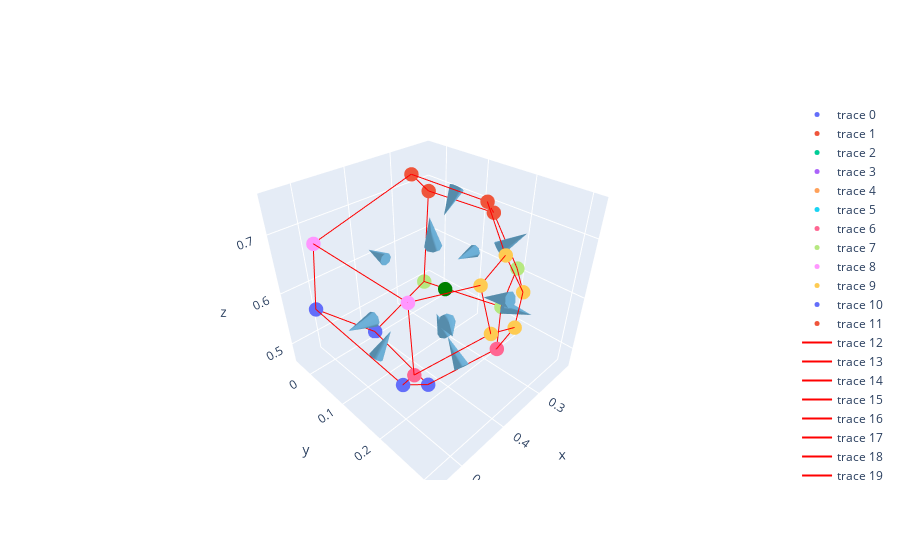

The notebook cell this image was saved under:
### Markdown cell above
### 1. Берём первые 3 координаты
### 2. Считаем нормальный вектор
### 3. Смещаем координаты по нормальному вектору

### Code cell
# Define the vectors
vectors = normals_for_faces('1') # Example vectors

# Create traces for points, lines, and vectors
traces = []
for points in coords['1']:
    x, y, z = zip(*points)
    trace_points = go.Scatter3d(x=x, y=y, z=z, mode='markers', marker=dict(size=5))
    traces.append(trace_points)


for edge in edges['1']:
    x, y, z = zip(*edge)
    trace_lines = go.Scatter3d(x=x, y=y, z=z, mode='lines', line=dict(color='red', width=2))
    traces.append(trace_lines)

for vector in vectors:
    x, y, z, u, v, w = vector
    trace_vector = go.Cone(x=[x], y=[y], z=[z], u=[u], v=[v], w=[w], showscale=False, colorscale='Blues', sizemode='absolute', sizeref=0.05)
    traces.append(trace_vector)

trace_point = go.Scatter3d(x=[0.36866584416975], y=[0.15809395071000001],z=[0.6171869799346],mode = 'markers',
                           marker=dict(size=5,color='green'))

traces.append(trace_point)

# Create the figure
fig = go.Figure(data=traces)

# Set layout options
fig.update_layout(scene=dict(aspectmode='data'))

# Show the interactive plot
fig.show()

### Figure 1 — Plotly figure (JSON) as saved in the notebook; plotly's stock layout.template omitted (floating-point values rounded to 4 significant figures)
{"data": [{"marker": {"size": 5}, "mode": "markers", "type": "scatter3d", "x": [0.2658, 0.4031, 0.5209, 0.5051, 0.2941, 0.2516], "y": [0, 0, 0, 0, 0, 0], "z": [0.5192, 0.4702, 0.5778, 0.6858, 0.7353, 0.6959]}, {"marker": {"size": 5}, "mode": "markers", "type": "scatter3d", "x": [0.3482, 0.3215, 0.246, 0.2434, 0.2743], "y": [0.256, 0.2766, 0.2122, 0.1498, 0.1586], "z": [0.7034, 0.6432, 0.6249, 0.6989, 0.7281]}, {"marker": {"size": 5}, "mode": "markers", "type": "scatter3d", "x": [0.3276, 0.2534, 0.246, 0.3215, 0.355], "y": [0.2442, 0.193, 0.2122, 0.2766, 0.291], "z": [0.525, 0.5456, 0.6249, 0.6432, 0.6064]}, {"marker": {"size": 5}, "mode": "markers", "type": "scatter3d", "x": [0.4923, 0.5051, 0.409, 0.4112], "y": [0.2061, 0.2289, 0.2873, 0.264], "z": [0.6733, 0.574, 0.6226, 0.688]}, {"marker": {"size": 5}, "mode": "markers", "type": "scatter3d", "x": [0.5051, 0.4923, 0.5051, 0.5209, 0.5106], "y": [0.2289, 0.2061, 0, 0, 0.209], "z": [0.574, 0.6733, 0.6858, 0.5778, 0.5463]}, {"marker": {"size": 5}, "mode": "markers", "type": "scatter3d", "x": [0.3276, 0.2534, 0.2658, 0.4031, 0.4351], "y": [0.2442, 0.193, 0, 0, 0.1851], "z": [0.525, 0.5456, 0.5192, 0.4702, 0.4798]}, {"marker": {"size": 5}, "mode": "markers", "type": "scatter3d", "x": [0.5051, 0.409, 0.355, 0.3276, 0.4351, 0.5106], "y": [0.2289, 0.2873, 0.291, 0.2442, 0.1851, 0.209], "z": [0.574, 0.6226, 0.6064, 0.525, 0.4798, 0.5463]}, {"marker": {"size": 5}, "mode": "markers", "type": "scatter3d", "x": [0.2658, 0.2534, 0.246, 0.2434, 0.2516], "y": [0, 0.193, 0.2122, 0.1498, 0], "z": [0.5192, 0.5456, 0.6249, 0.6989, 0.6959]}, {"marker": {"size": 5}, "mode": "markers", "type": "scatter3d", "x": [0.5051, 0.4923, 0.4112, 0.3482, 0.2743, 0.2941], "y": [0, 0.2061, 0.264, 0.256, 0.1586, 0], "z": [0.6858, 0.6733, 0.688, 0.7034, 0.7281, 0.7353]}, {"marker": {"size": 5}, "mode": "markers", "type": "scatter3d", "x": [0.3215, 0.355, 0.409, 0.4112, 0.3482], "y": [0.2766, 0.291, 0.2873, 0.264, 0.256], "z": [0.6432, 0.6064, 0.6226, 0.688, 0.7034]}, {"marker": {"size": 5}, "mode": "markers", "type": "scatter3d", "x": [0.4031, 0.5209, 0.5106, 0.4351], "y": [0, 0, 0.209, 0.1851], "z": [0.4702, 0.5778, 0.5463, 0.4798]}, {"marker": {"size": 5}, "mode": "markers", "type": "scatter3d", "x": [0.2434, 0.2743, 0.2941, 0.2516], "y": [0.1498, 0.1586, 0, 0], "z": [0.6989, 0.7281, 0.7353, 0.6959]}, {"line": {"color": "red", "width": 2}, "mode": "lines", "type": "scatter3d", "x": [0.2658, 0.4031], "y": [0, 0], "z": [0.5192, 0.4702]}, {"line": {"color": "red", "width": 2}, "mode": "lines", "type": "scatter3d", "x": [0.4031, 0.5209], "y": [0, 0], "z": [0.4702, 0.5778]}, {"line": {"color": "red", "width": 2}, "mode": "lines", "type": "scatter3d", "x": [0.5209, 0.5051], "y": [0, 0], "z": [0.5778, 0.6858]}, {"line": {"color": "red", "width": 2}, "mode": "lines", "type": "scatter3d", "x": [0.5051, 0.2941], "y": [0, 0], "z": [0.6858, 0.7353]}, {"line": {"color": "red", "width": 2}, "mode": "lines", "type": "scatter3d", "x": [0.2941, 0.2516], "y": [0, 0], "z": [0.7353, 0.6959]}, {"line": {"color": "red", "width": 2}, "mode": "lines", "type": "scatter3d", "x": [0.2516, 0.2658], "y": [0, 0], "z": [0.6959, 0.5192]}, {"line": {"color": "red", "width": 2}, "mode": "lines", "type": "scatter3d", "x": [0.3482, 0.3215], "y": [0.256, 0.2766], "z": [0.7034, 0.6432]}, {"line": {"color": "red", "width": 2}, "mode": "lines", "type": "scatter3d", "x": [0.3215, 0.246], "y": [0.2766, 0.2122], "z": [0.6432, 0.6249]}, {"line": {"color": "red", "width": 2}, "mode": "lines", "type": "scatter3d", "x": [0.246, 0.2434], "y": [0.2122, 0.1498], "z": [0.6249, 0.6989]}, {"line": {"color": "red", "width": 2}, "mode": "lines", "type": "scatter3d", "x": [0.2434, 0.2743], "y": [0.1498, 0.1586], "z": [0.6989, 0.7281]}, {"line": {"color": "red", "width": 2}, "mode": "lines", "type": "scatter3d", "x": [0.2743, 0.3482], "y": [0.1586, 0.256], "z": [0.7281, 0.7034]}, {"line": {"color": "red", "width": 2}, "mode": "lines", "type": "scatter3d", "x": [0.3276, 0.2534], "y": [0.2442, 0.193], "z": [0.525, 0.5456]}, {"line": {"color": "red", "width": 2}, "mode": "lines", "type": "scatter3d", "x": [0.2534, 0.246], "y": [0.193, 0.2122], "z": [0.5456, 0.6249]}, {"line": {"color": "red", "width": 2}, "mode": "lines", "type": "scatter3d", "x": [0.3215, 0.246], "y": [0.2766, 0.2122], "z": [0.6432, 0.6249]}, {"line": {"color": "red", "width": 2}, "mode": "lines", "type": "scatter3d", "x": [0.3215, 0.355], "y": [0.2766, 0.291], "z": [0.6432, 0.6064]}, {"line": {"color": "red", "width": 2}, "mode": "lines", "type": "scatter3d", "x": [0.355, 0.3276], "y": [0.291, 0.2442], "z": [0.6064, 0.525]}, {"line": {"color": "red", "width": 2}, "mode": "lines", "type": "scatter3d", "x": [0.4923, 0.5051], "y": [0.2061, 0.2289], "z": [0.6733, 0.574]}, {"line": {"color": "red", "width": 2}, "mode": "lines", "type": "scatter3d", "x": [0.5051, 0.409], "y": [0.2289, 0.2873], "z": [0.574, 0.6226]}, {"line": {"color": "red", "width": 2}, "mode": "lines", "type": "scatter3d", "x": [0.409, 0.4112], "y": [0.2873, 0.264], "z": [0.6226, 0.688]}, {"line": {"color": "red", "width": 2}, "mode": "lines", "type": "scatter3d", "x": [0.4112, 0.4923], "y": [0.264, 0.2061], "z": [0.688, 0.6733]}, {"line": {"color": "red", "width": 2}, "mode": "lines", "type": "scatter3d", "x": [0.4923, 0.5051], "y": [0.2061, 0.2289], "z": [0.6733, 0.574]}, {"line": {"color": "red", "width": 2}, "mode": "lines", "type": "scatter3d", "x": [0.4923, 0.5051], "y": [0.2061, 0], "z": [0.6733, 0.6858]}, {"line": {"color": "red", "width": 2}, "mode": "lines", "type": "scatter3d", "x": [0.5209, 0.5051], "y": [0, 0], "z": [0.5778, 0.6858]}, {"line": {"color": "red", "width": 2}, "mode": "lines", "type": "scatter3d", "x": [0.5209, 0.5106], "y": [0, 0.209], "z": [0.5778, 0.5463]}, {"line": {"color": "red", "width": 2}, "mode": "lines", "type": "scatter3d", "x": [0.5106, 0.5051], "y": [0.209, 0.2289], "z": [0.5463, 0.574]}, {"line": {"color": "red", "width": 2}, "mode": "lines", "type": "scatter3d", "x": [0.3276, 0.2534], "y": [0.2442, 0.193], "z": [0.525, 0.5456]}, {"line": {"color": "red", "width": 2}, "mode": "lines", "type": "scatter3d", "x": [0.2534, 0.2658], "y": [0.193, 0], "z": [0.5456, 0.5192]}, {"line": {"color": "red", "width": 2}, "mode": "lines", "type": "scatter3d", "x": [0.2658, 0.4031], "y": [0, 0], "z": [0.5192, 0.4702]}, {"line": {"color": "red", "width": 2}, "mode": "lines", "type": "scatter3d", "x": [0.4031, 0.4351], "y": [0, 0.1851], "z": [0.4702, 0.4798]}, {"line": {"color": "red", "width": 2}, "mode": "lines", "type": "scatter3d", "x": [0.4351, 0.3276], "y": [0.1851, 0.2442], "z": [0.4798, 0.525]}, {"line": {"color": "red", "width": 2}, "mode": "lines", "type": "scatter3d", "x": [0.5051, 0.409], "y": [0.2289, 0.2873], "z": [0.574, 0.6226]}, {"line": {"color": "red", "width": 2}, "mode": "lines", "type": "scatter3d", "x": [0.409, 0.355], "y": [0.2873, 0.291], "z": [0.6226, 0.6064]}, {"line": {"color": "red", "width": 2}, "mode": "lines", "type": "scatter3d", "x": [0.355, 0.3276], "y": [0.291, 0.2442], "z": [0.6064, 0.525]}, {"line": {"color": "red", "width": 2}, "mode": "lines", "type": "scatter3d", "x": [0.4351, 0.3276], "y": [0.1851, 0.2442], "z": [0.4798, 0.525]}, {"line": {"color": "red", "width": 2}, "mode": "lines", "type": "scatter3d", "x": [0.4351, 0.5106], "y": [0.1851, 0.209], "z": [0.4798, 0.5463]}, {"line": {"color": "red", "width": 2}, "mode": "lines", "type": "scatter3d", "x": [0.5106, 0.5051], "y": [0.209, 0.2289], "z": [0.5463, 0.574]}, {"line": {"color": "red", "width": 2}, "mode": "lines", "type": "scatter3d", "x": [0.2534, 0.2658], "y": [0.193, 0], "z": [0.5456, 0.5192]}, {"line": {"color": "red", "width": 2}, "mode": "lines", "type": "scatter3d", "x": [0.2534, 0.246], "y": [0.193, 0.2122], "z": [0.5456, 0.6249]}, {"line": {"color": "red", "width": 2}, "mode": "lines", "type": "scatter3d", "x": [0.246, 0.2434], "y": [0.2122, 0.1498], "z": [0.6249, 0.6989]}, {"line": {"color": "red", "width": 2}, "mode": "lines", "type": "scatter3d", "x": [0.2434, 0.2516], "y": [0.1498, 0], "z": [0.6989, 0.6959]}, {"line": {"color": "red", "width": 2}, "mode": "lines", "type": "scatter3d", "x": [0.2516, 0.2658], "y": [0, 0], "z": [0.6959, 0.5192]}, {"line": {"color": "red", "width": 2}, "mode": "lines", "type": "scatter3d", "x": [0.4923, 0.5051], "y": [0.2061, 0], "z": [0.6733, 0.6858]}, {"line": {"color": "red", "width": 2}, "mode": "lines", "type": "scatter3d", "x": [0.4112, 0.4923], "y": [0.264, 0.2061], "z": [0.688, 0.6733]}, {"line": {"color": "red", "width": 2}, "mode": "lines", "type": "scatter3d", "x": [0.4112, 0.3482], "y": [0.264, 0.256], "z": [0.688, 0.7034]}, {"line": {"color": "red", "width": 2}, "mode": "lines", "type": "scatter3d", "x": [0.2743, 0.3482], "y": [0.1586, 0.256], "z": [0.7281, 0.7034]}, {"line": {"color": "red", "width": 2}, "mode": "lines", "type": "scatter3d", "x": [0.2743, 0.2941], "y": [0.1586, 0], "z": [0.7281, 0.7353]}, {"line": {"color": "red", "width": 2}, "mode": "lines", "type": "scatter3d", "x": [0.5051, 0.2941], "y": [0, 0], "z": [0.6858, 0.7353]}, {"line": {"color": "red", "width": 2}, "mode": "lines", "type": "scatter3d", "x": [0.3215, 0.355], "y": [0.2766, 0.291], "z": [0.6432, 0.6064]}, {"line": {"color": "red", "width": 2}, "mode": "lines", "type": "scatter3d", "x": [0.409, 0.355], "y": [0.2873, 0.291], "z": [0.6226, 0.6064]}, {"line": {"color": "red", "width": 2}, "mode": "lines", "type": "scatter3d", "x": [0.409, 0.4112], "y": [0.2873, 0.264], "z": [0.6226, 0.688]}, {"line": {"color": "red", "width": 2}, "mode": "lines", "type": "scatter3d", "x": [0.4112, 0.3482], "y": [0.264, 0.256], "z": [0.688, 0.7034]}, {"line": {"color": "red", "width": 2}, "mode": "lines", "type": "scatter3d", "x": [0.3482, 0.3215], "y": [0.256, 0.2766], "z": [0.7034, 0.6432]}, {"line": {"color": "red", "width": 2}, "mode": "lines", "type": "scatter3d", "x": [0.4031, 0.5209], "y": [0, 0], "z": [0.4702, 0.5778]}, {"line": {"color": "red", "width": 2}, "mode": "lines", "type": "scatter3d", "x": [0.5209, 0.5106], "y": [0, 0.209], "z": [0.5778, 0.5463]}, {"line": {"color": "red", "width": 2}, "mode": "lines", "type": "scatter3d", "x": [0.4351, 0.5106], "y": [0.1851, 0.209], "z": [0.4798, 0.5463]}, {"line": {"color": "red", "width": 2}, "mode": "lines", "type": "scatter3d", "x": [0.4031, 0.4351], "y": [0, 0.1851], "z": [0.4702, 0.4798]}, {"line": {"color": "red", "width": 2}, "mode": "lines", "type": "scatter3d", "x": [0.2434, 0.2743], "y": [0.1498, 0.1586], "z": [0.6989, 0.7281]}, {"line": {"color": "red", "width": 2}, "mode": "lines", "type": "scatter3d", "x": [0.2743, 0.2941], "y": [0.1586, 0], "z": [0.7281, 0.7353]}, {"line": {"color": "red", "width": 2}, "mode": "lines", "type": "scatter3d", "x": [0.2941, 0.2516], "y": [0, 0], "z": [0.7353, 0.6959]}, {"line": {"color": "red", "width": 2}, "mode": "lines", "type": "scatter3d", "x": [0.2434, 0.2516], "y": [0.1498, 0], "z": [0.6989, 0.6959]}, {"colorscale": [[0, "rgb(247,251,255)"], [0.125, "rgb(222,235,247)"], [0.25, "rgb(198,219,239)"], [0.375, "rgb(158,202,225)"], [0.5, "rgb(107,174,214)"], [0.625, "rgb(66,146,198)"], [0.75, "rgb(33,113,181)"], [0.875, "rgb(8,81,156)"], [1, "rgb(8,48,107)"]], "showscale": false, "sizemode": "absolute", "sizeref": 0.05, "type": "cone", "u": [0], "v": [-0.02056], "w": [0], "x": [0.3734], "y": [0], "z": [0.614]}, {"colorscale": [[0, "rgb(247,251,255)"], [0.125, "rgb(222,235,247)"], [0.25, "rgb(198,219,239)"], [0.375, "rgb(158,202,225)"], [0.5, "rgb(107,174,214)"], [0.625, "rgb(66,146,198)"], [0.75, "rgb(33,113,181)"], [0.875, "rgb(8,81,156)"], [1, "rgb(8,48,107)"]], "showscale": false, "sizemode": "absolute", "sizeref": 0.05, "type": "cone", "u": [-0.004249], "v": [0.004054], "w": [0.003267], "x": [0.2867], "y": [0.2106], "z": [0.6797]}, {"colorscale": [[0, "rgb(247,251,255)"], [0.125, "rgb(222,235,247)"], [0.25, "rgb(198,219,239)"], [0.375, "rgb(158,202,225)"], [0.5, "rgb(107,174,214)"], [0.625, "rgb(66,146,198)"], [0.75, "rgb(33,113,181)"], [0.875, "rgb(8,81,156)"], [1, "rgb(8,48,107)"]], "showscale": false, "sizemode": "absolute", "sizeref": 0.05, "type": "cone", "u": [-0.004451], "v": [0.00573], "w": [-0.001797], "x": [0.3007], "y": [0.2434], "z": [0.589]}, {"colorscale": [[0, "rgb(247,251,255)"], [0.125, "rgb(222,235,247)"], [0.25, "rgb(198,219,239)"], [0.375, "rgb(158,202,225)"], [0.5, "rgb(107,174,214)"], [0.625, "rgb(66,146,198)"], [0.75, "rgb(33,113,181)"], [0.875, "rgb(8,81,156)"], [1, "rgb(8,48,107)"]], "showscale": false, "sizemode": "absolute", "sizeref": 0.05, "type": "cone", "u": [0.006906], "v": [0.008926], "w": [0.002949], "x": [0.4544], "y": [0.2466], "z": [0.6395]}, {"colorscale": [[0, "rgb(247,251,255)"], [0.125, "rgb(222,235,247)"], [0.25, "rgb(198,219,239)"], [0.375, "rgb(158,202,225)"], [0.5, "rgb(107,174,214)"], [0.625, "rgb(66,146,198)"], [0.75, "rgb(33,113,181)"], [0.875, "rgb(8,81,156)"], [1, "rgb(8,48,107)"]], "showscale": false, "sizemode": "absolute", "sizeref": 0.05, "type": "cone", "u": [0.02018], "v": [0.001435], "w": [0.002947], "x": [0.5068], "y": [0.1288], "z": [0.6114]}, {"colorscale": [[0, "rgb(247,251,255)"], [0.125, "rgb(222,235,247)"], [0.25, "rgb(198,219,239)"], [0.375, "rgb(158,202,225)"], [0.5, "rgb(107,174,214)"], [0.625, "rgb(66,146,198)"], [0.75, "rgb(33,113,181)"], [0.875, "rgb(8,81,156)"], [1, "rgb(8,48,107)"]], "showscale": false, "sizemode": "absolute", "sizeref": 0.05, "type": "cone", "u": [0.00534], "v": [-0.001705], "w": [0.01495], "x": [0.337], "y": [0.1245], "z": [0.508]}, {"colorscale": [[0, "rgb(247,251,255)"], [0.125, "rgb(222,235,247)"], [0.25, "rgb(198,219,239)"], [0.375, "rgb(158,202,225)"], [0.5, "rgb(107,174,214)"], [0.625, "rgb(66,146,198)"], [0.75, "rgb(33,113,181)"], [0.875, "rgb(8,81,156)"], [1, "rgb(8,48,107)"]], "showscale": false, "sizemode": "absolute", "sizeref": 0.05, "type": "cone", "u": [-0.001128], "v": [-0.004183], "w": [0.002786], "x": [0.4237], "y": [0.2409], "z": [0.559]}, {"colorscale": [[0, "rgb(247,251,255)"], [0.125, "rgb(222,235,247)"], [0.25, "rgb(198,219,239)"], [0.375, "rgb(158,202,225)"], [0.5, "rgb(107,174,214)"], [0.625, "rgb(66,146,198)"], [0.75, "rgb(33,113,181)"], [0.875, "rgb(8,81,156)"], [1, "rgb(8,48,107)"]], "showscale": false, "sizemode": "absolute", "sizeref": 0.05, "type": "cone", "u": [0.0148], "v": [0.0007845], "w": [0.00119], "x": [0.252], "y": [0.111], "z": [0.6169]}, {"colorscale": [[0, "rgb(247,251,255)"], [0.125, "rgb(222,235,247)"], [0.25, "rgb(198,219,239)"], [0.375, "rgb(158,202,225)"], [0.5, "rgb(107,174,214)"], [0.625, "rgb(66,146,198)"], [0.75, "rgb(33,113,181)"], [0.875, "rgb(8,81,156)"], [1, "rgb(8,48,107)"]], "showscale": false, "sizemode": "absolute", "sizeref": 0.05, "type": "cone", "u": [0.00375], "v": [0.001199], "w": [0.01597], "x": [0.3875], "y": [0.1475], "z": [0.7023]}, {"colorscale": [[0, "rgb(247,251,255)"], [0.125, "rgb(222,235,247)"], [0.25, "rgb(198,219,239)"], [0.375, "rgb(158,202,225)"], [0.5, "rgb(107,174,214)"], [0.625, "rgb(66,146,198)"], [0.75, "rgb(33,113,181)"], [0.875, "rgb(8,81,156)"], [1, "rgb(8,48,107)"]], "showscale": false, "sizemode": "absolute", "sizeref": 0.05, "type": "cone", "u": [9.703e-05], "v": [-0.002528], "w": [-0.0009053], "x": [0.369], "y": [0.275], "z": [0.6527]}, {"colorscale": [[0, "rgb(247,251,255)"], [0.125, "rgb(222,235,247)"], [0.25, "rgb(198,219,239)"], [0.375, "rgb(158,202,225)"], [0.5, "rgb(107,174,214)"], [0.625, "rgb(66,146,198)"], [0.75, "rgb(33,113,181)"], [0.875, "rgb(8,81,156)"], [1, "rgb(8,48,107)"]], "showscale": false, "sizemode": "absolute", "sizeref": 0.05, "type": "cone", "u": [-0.0225], "v": [0.002599], "w": [0.02461], "x": [0.4674], "y": [0.09854], "z": [0.5185]}, {"colorscale": [[0, "rgb(247,251,255)"], [0.125, "rgb(222,235,247)"], [0.25, "rgb(198,219,239)"], [0.375, "rgb(158,202,225)"], [0.5, "rgb(107,174,214)"], [0.625, "rgb(66,146,198)"], [0.75, "rgb(33,113,181)"], [0.875, "rgb(8,81,156)"], [1, "rgb(8,48,107)"]], "showscale": false, "sizemode": "absolute", "sizeref": 0.05, "type": "cone", "u": [0.004696], "v": [0.0003573], "w": [-0.005068], "x": [0.2658], "y": [0.07711], "z": [0.7145]}, {"marker": {"color": "green", "size": 5}, "mode": "markers", "type": "scatter3d", "x": [0.3687], "y": [0.1581], "z": [0.6172]}], "layout": {"scene": {"aspectmode": "data"}}}
